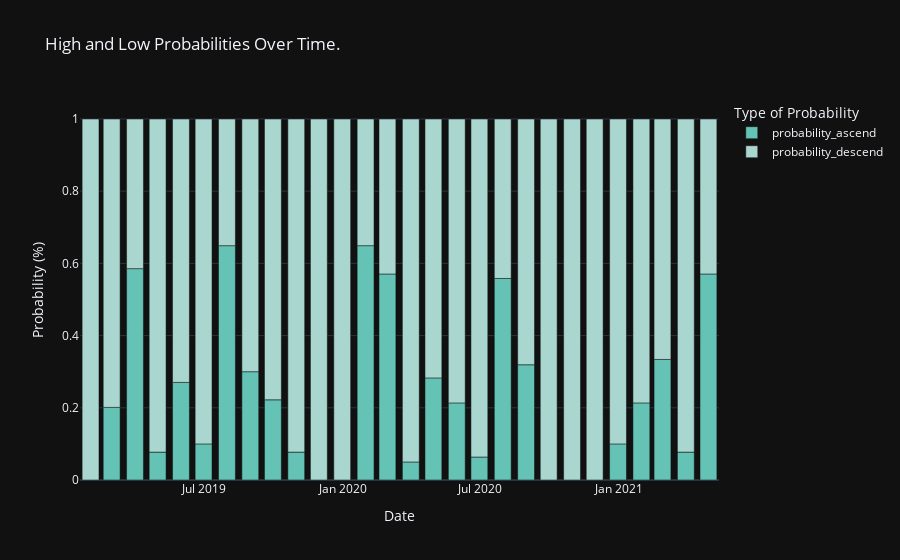

Source (notebook cell):
### Markdown cell above
### Probabilities of Upside and Downside

### Code cell
color_discrete_map = {
    'probability_descend': 'rgb(169, 214, 206)',
    'probability_ascend':'rgb(100, 195, 181)'
}

fig = px.bar(df_macroeconomic_scored, x='date', y=['probability_ascend', 'probability_descend'],
             title='High and Low Probabilities Over Time.',
             labels={'value': 'Probability', 'variable': 'Type of Probability'},
             template='plotly_dark', color='variable',
             color_discrete_map=color_discrete_map)
fig.update_layout(xaxis_title='Date', yaxis_title='Probability (%)')

fig.show()

### Figure 1 — Plotly figure (JSON) as saved in the notebook; plotly's stock layout.template omitted (floating-point values rounded to 4 significant figures)
{"data": [{"alignmentgroup": "True", "hovertemplate": "Type of Probability=probability_ascend<br>date=%{x}<br>Probability=%{y}<extra></extra>", "legendgroup": "probability_ascend", "marker": {"color": "rgb(100, 195, 181)", "pattern": {"shape": ""}}, "name": "probability_ascend", "offsetgroup": "probability_ascend", "orientation": "v", "showlegend": true, "textposition": "auto", "type": "bar", "x": ["2019-01-31", "2019-02-28", "2019-03-31", "2019-04-30", "2019-05-31", "2019-06-30", "2019-07-31", "2019-08-31", "2019-09-30", "2019-10-31", "2019-11-30", "2019-12-31", "2020-01-31", "2020-02-29", "2020-03-31", "2020-04-30", "2020-05-31", "2020-06-30", "2020-07-31", "2020-08-31", "2020-09-30", "2020-10-31", "2020-11-30", "2020-12-31", "2021-01-31", "2021-02-28", "2021-03-31", "2021-04-30"], "xaxis": "x", "y": [0, 0.2011, 0.5855, 0.07727, 0.2703, 0.1, 0.6491, 0.3, 0.2221, 0.07727, 0, 0, 0.6491, 0.5707, 0.05, 0.2828, 0.2136, 0.06364, 0.5582, 0.3192, 0, 0, 0, 0.1, 0.2136, 0.334, 0.07727, 0.5707], "yaxis": "y"}, {"alignmentgroup": "True", "hovertemplate": "Type of Probability=probability_descend<br>date=%{x}<br>Probability=%{y}<extra></extra>", "legendgroup": "probability_descend", "marker": {"color": "rgb(169, 214, 206)", "pattern": {"shape": ""}}, "name": "probability_descend", "offsetgroup": "probability_descend", "orientation": "v", "showlegend": true, "textposition": "auto", "type": "bar", "x": ["2019-01-31", "2019-02-28", "2019-03-31", "2019-04-30", "2019-05-31", "2019-06-30", "2019-07-31", "2019-08-31", "2019-09-30", "2019-10-31", "2019-11-30", "2019-12-31", "2020-01-31", "2020-02-29", "2020-03-31", "2020-04-30", "2020-05-31", "2020-06-30", "2020-07-31", "2020-08-31", "2020-09-30", "2020-10-31", "2020-11-30", "2020-12-31", "2021-01-31", "2021-02-28", "2021-03-31", "2021-04-30"], "xaxis": "x", "y": [1, 0.7989, 0.4145, 0.9227, 0.7297, 0.9, 0.3509, 0.7, 0.7779, 0.9227, 1, 1, 0.3509, 0.4293, 0.95, 0.7172, 0.7864, 0.9364, 0.4418, 0.6808, 1, 1, 1, 0.9, 0.7864, 0.666, 0.9227, 0.4293], "yaxis": "y"}], "layout": {"barmode": "relative", "legend": {"title": {"text": "Type of Probability"}, "tracegroupgap": 0}, "title": {"text": "High and Low Probabilities Over Time."}, "xaxis": {"anchor": "y", "domain": [0, 1], "title": {"text": "Date"}}, "yaxis": {"anchor": "x", "domain": [0, 1], "title": {"text": "Probability (%)"}}}}
